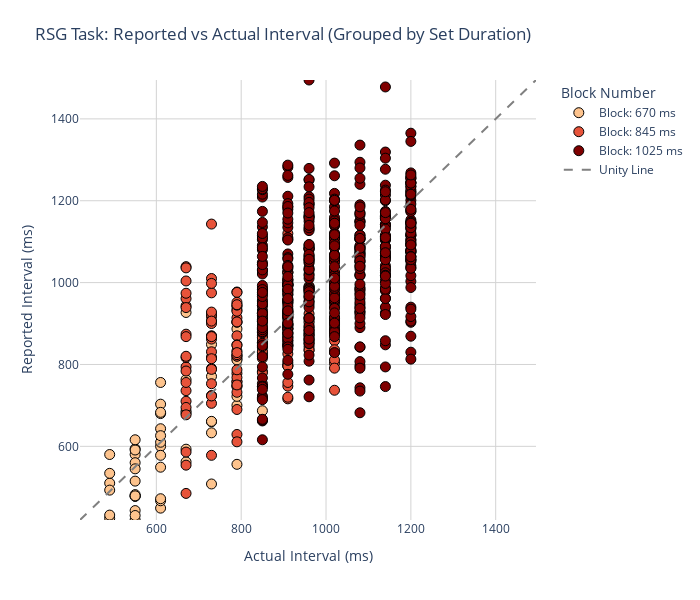

The code cell stored with this chart in its notebook:
### Markdown cell above
# Reported vs Actual Interval

### Code cell
import pandas as pd
import plotly.graph_objects as go
import plotly.express as px

# Assume go_df and set_durations are already defined and sorted

# Sort set durations to maintain color ordering
blocks = sorted(go_df['prior_mean'].unique())

# Define axis bounds
min_val = min(go_df['target_interval'].min(), go_df['reproduced_interval'].min())
max_val = max(go_df['target_interval'].max(), go_df['reproduced_interval'].max())

# Define discrete color scale from red to blue
from matplotlib import cm
import matplotlib.colors as mcolors

# Use matplotlib's 'RdBu' colormap, reversed so red = low, blue = high
cmap = cm.get_cmap('OrRd', len(blocks)+1)
ordered_colors = [mcolors.to_hex(cmap(i+1)) for i in range(len(blocks))]

# Create scatter traces per set_duration
traces = []

for i, iBlock in enumerate(blocks):
    subset = go_df[go_df['prior_mean'] == iBlock]
    traces.append(
        go.Scatter(
            x=subset['target_interval'],
            y=subset['reproduced_interval'],
            mode='markers',
            name=f'Block: {int(iBlock)} ms',
            marker=dict(color=ordered_colors[i], size=10, line=dict(width=1, color='black')),
        )
    )

# Add unity line
traces.append(
    go.Scatter(
        x=[min_val, max_val],
        y=[min_val, max_val],
        mode='lines',
        name='Unity Line',
        line=dict(dash='dash', color='gray', width=2),
        showlegend=True
    )
)

layout = go.Layout(
    title='RSG Task: Reported vs Actual Interval (Grouped by Set Duration)',
    xaxis=dict(title='Actual Interval (ms)', range=[min_val, max_val]),
    yaxis=dict(title='Reported Interval (ms)', range=[min_val, max_val]),
    legend=dict(title='Block Number', x=1.05),
    width=700,
    height=600,
    margin=dict(l=80, r=80, t=80, b=80),
    plot_bgcolor='white'
)

fig = go.Figure(data=traces, layout=layout)
fig.update_xaxes(showgrid=True, gridcolor='lightgray')
fig.update_yaxes(showgrid=True, gridcolor='lightgray')

fig.show()

# --- Summary Stats ---
print("\n=== Summary Stats ===")
print(go_df[['reproduction_error']].describe())

# --- Error by Target Interval ---
error_by_target = go_df.groupby('target_interval')['reproduction_error'].mean()
print("\n=== Mean Error by Target Interval ===")
print(error_by_target)

# --- Save Summary CSV ---
summary = go_df.groupby(['target_interval', 'set_duration']).agg({
    'reproduction_error': ['mean', 'std', 'count']
}).reset_index()
summary.columns = ['target_interval', 'set_duration', 'mean_error', 'std_error', 'n']
# summary.to_csv('rsg_summary_stats.csv', index=False)

### Figure 1 — Plotly figure (JSON) as saved in the notebook; plotly's stock layout.template omitted (floating-point values rounded to 4 significant figures; data arrays with more than 128 entries replaced by an {"elided": "..."} marker saying what was removed)
{"data": [{"marker": {"color": "#fdc38d", "line": {"color": "black", "width": 1}, "size": 10}, "mode": "markers", "name": "Block: 670 ms", "type": "scatter", "x": [490, 490, 490, 490, 490, 490, 550, 550, 550, 550, 550, 550, 550, 550, 550, 550, 550, 550, 550, 550, 610, 610, 610, 610, 610, 610, 610, 610, 610, 610, 610, 610, 610, 670, 670, 670, 670, 670, 670, 730, 730, 730, 730, 730, 730, 790, 790, 790, 790, 790, 790, 790, 790, 790, 850, 850, 850, 850, 850, 850, 850], "y": [510, 580, 424, 493, 432, 534, 443, 420, 580, 478, 594, 591, 515, 482, 478, 560, 545, 479, 431, 616, 600, 610, 449, 467, 643, 578, 703, 756, 549, 472, 626, 680, 683, 927, 686, 562, 681, 593, 763, 660, 633, 771, 849, 508, 661, 814, 746, 941, 700, 556, 811, 904, 722, 887, 825, 879, 830, 888, 687, 821, 783]}, {"marker": {"color": "#e7533a", "line": {"color": "black", "width": 1}, "size": 10}, "mode": "markers", "name": "Block: 845 ms", "type": "scatter", "x": {"elided": "192 int values"}, "y": {"elided": "192 int values"}}, {"marker": {"color": "#7f0000", "line": {"color": "black", "width": 1}, "size": 10}, "mode": "markers", "name": "Block: 1025 ms", "type": "scatter", "x": {"elided": "448 int values"}, "y": {"elided": "448 int values"}}, {"line": {"color": "gray", "dash": "dash", "width": 2}, "mode": "lines", "name": "Unity Line", "showlegend": true, "type": "scatter", "x": [420, 1495], "y": [420, 1495]}], "layout": {"height": 600, "legend": {"title": {"text": "Block Number"}, "x": 1.05}, "margin": {"b": 80, "l": 80, "r": 80, "t": 80}, "plot_bgcolor": "white", "title": {"text": "RSG Task: Reported vs Actual Interval (Grouped by Set Duration)"}, "width": 700, "xaxis": {"gridcolor": "lightgray", "range": [420, 1495], "showgrid": true, "title": {"text": "Actual Interval (ms)"}}, "yaxis": {"gridcolor": "lightgray", "range": [420, 1495], "showgrid": true, "title": {"text": "Reported Interval (ms)"}}}}
